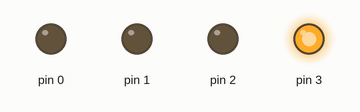
The sketch below on a simulated Arduino Uno, built with avr-gcc and run on an emulated ATmega328P. Shown: output pins drawn as LEDs (lit = HIGH).

Above: at 0.5 s.
At 1.5 s:
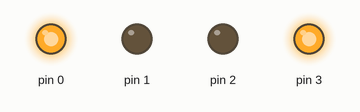
At 2.5 s:
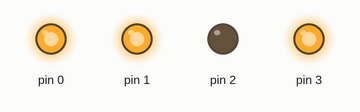
At 3.5 s:
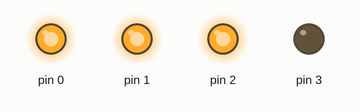
At 4.5 s:
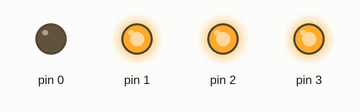
Timing chart, 0 to 5.2 s (numbered marks = the images above):
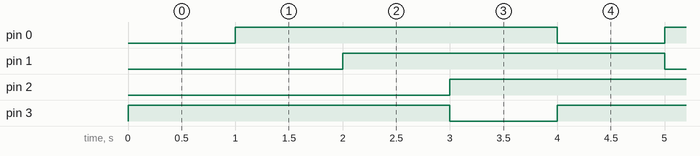

The sketch:

BlinkRelay2.ino
```cpp
void setup() {
  pinMode(0, OUTPUT);
  pinMode(1, OUTPUT);
  pinMode(2, OUTPUT);
  pinMode(3, OUTPUT);
}
void loop() {
  for(int i = 0; i <= 3; i++)
  {
    digitalWrite(i, LOW);
    if(i == 0)
      digitalWrite(3, HIGH);
    else
      digitalWrite(i - 1, HIGH);
    delay(1000);
  }
}
```

Measured:
- by itself, pin 0–3: alternates HIGH for 3.0 s and LOW for 1.0 s
